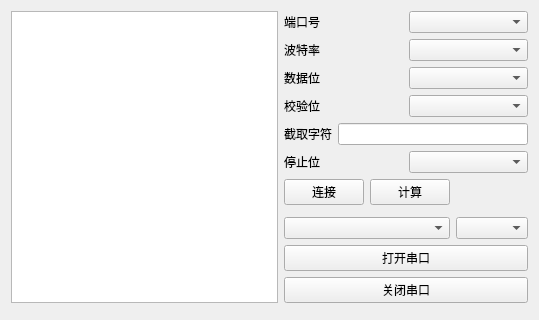
<?xml version="1.0" encoding="UTF-8"?>
<ui version="4.0">
 <class>Widget</class>
 <widget class="QWidget" name="Widget">
  <property name="geometry">
   <rect>
    <x>0</x>
    <y>0</y>
    <width>539</width>
    <height>311</height>
   </rect>
  </property>
  <property name="windowTitle">
   <string>Widget</string>
  </property>
  <layout class="QGridLayout" name="gridLayout">
   <item row="0" column="1" rowspan="2" colspan="3">
    <layout class="QVBoxLayout" name="verticalLayout">
     <item>
      <layout class="QHBoxLayout" name="horizontalLayout">
       <item>
        <widget class="QLabel" name="label">
         <property name="text">
          <string>端口号</string>
         </property>
        </widget>
       </item>
       <item>
        <widget class="QComboBox" name="comboBox"/>
       </item>
      </layout>
     </item>
     <item>
      <layout class="QHBoxLayout" name="horizontalLayout_2">
       <item>
        <widget class="QLabel" name="label_2">
         <property name="text">
          <string>波特率</string>
         </property>
        </widget>
       </item>
       <item>
        <widget class="QComboBox" name="comboBox_2"/>
       </item>
      </layout>
     </item>
     <item>
      <layout class="QHBoxLayout" name="horizontalLayout_3">
       <item>
        <widget class="QLabel" name="label_3">
         <property name="text">
          <string>数据位</string>
         </property>
        </widget>
       </item>
       <item>
        <widget class="QComboBox" name="comboBox_3"/>
       </item>
      </layout>
     </item>
     <item>
      <layout class="QHBoxLayout" name="horizontalLayout_4">
       <item>
        <widget class="QLabel" name="label_4">
         <property name="text">
          <string>校验位</string>
         </property>
        </widget>
       </item>
       <item>
        <widget class="QComboBox" name="comboBox_4"/>
       </item>
      </layout>
     </item>
     <item>
      <layout class="QHBoxLayout" name="horizontalLayout_7">
       <item>
        <widget class="QLabel" name="label_6">
         <property name="text">
          <string>截取字符</string>
         </property>
        </widget>
       </item>
       <item>
        <widget class="QLineEdit" name="lineEdit"/>
       </item>
      </layout>
     </item>
     <item>
      <layout class="QHBoxLayout" name="horizontalLayout_5">
       <item>
        <widget class="QLabel" name="label_5">
         <property name="text">
          <string>停止位</string>
         </property>
        </widget>
       </item>
       <item>
        <widget class="QComboBox" name="comboBox_5"/>
       </item>
      </layout>
     </item>
    </layout>
   </item>
   <item row="4" column="1" colspan="2">
    <widget class="QComboBox" name="comboBox_6"/>
   </item>
   <item row="2" column="1">
    <widget class="QPushButton" name="pushButton_3">
     <property name="text">
      <string>连接</string>
     </property>
    </widget>
   </item>
   <item row="4" column="3">
    <widget class="QComboBox" name="comboBox_7"/>
   </item>
   <item row="0" column="0" rowspan="7">
    <widget class="QTextEdit" name="textEdit"/>
   </item>
   <item row="2" column="2">
    <widget class="QPushButton" name="pushButton_4">
     <property name="text">
      <string>计算</string>
     </property>
    </widget>
   </item>
   <item row="5" column="1" colspan="3">
    <widget class="QPushButton" name="pushButton">
     <property name="text">
      <string>打开串口</string>
     </property>
    </widget>
   </item>
   <item row="6" column="1" colspan="3">
    <widget class="QPushButton" name="pushButton_2">
     <property name="text">
      <string>关闭串口</string>
     </property>
    </widget>
   </item>
   <item row="7" column="0" colspan="4">
    <widget class="QWidget" name="widget" native="true"/>
   </item>
   <item row="3" column="2">
    <spacer name="verticalSpacer">
     <property name="orientation">
      <enum>Qt::Vertical</enum>
     </property>
     <property name="sizeHint" stdset="0">
      <size>
       <width>20</width>
       <height>16</height>
      </size>
     </property>
    </spacer>
   </item>
  </layout>
 </widget>
 <layoutdefault spacing="6" margin="11"/>
 <resources/>
 <connections/>
</ui>
